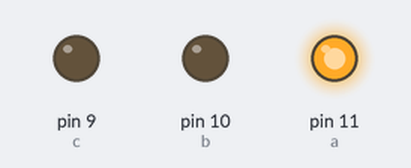
The sketch below on a simulated Arduino Uno, built with avr-gcc and run on an emulated ATmega328P. Parts: output pins drawn as LEDs (lit = HIGH).

Above: at 0.1 s.
Timing chart, 0 to 1.6 s (numbered marks = the images above):
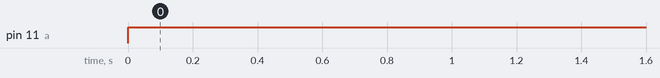

Measured:
- by itself, pin 11 (a): LOW → HIGH at 0.00 s

The sketch:

BC-LED.ino
```cpp
int a=11;
int b=10;
int c=9;


// the setup function runs once when you press reset or power the board
void setup() {
  // initialize digital pin LED_BUILTIN as an output.
  pinMode(a, OUTPUT);
  pinMode(b, OUTPUT);
  pinMode(c, OUTPUT);
}

// the loop function runs over and over again forever
void loop() {
  digitalWrite(a, HIGH);   // turn the LED on (HIGH is the voltage level)
  delay(1000);                       // wait for a second
  digitalWrite(LED_BUILTIN, LOW);    // turn the LED off by making the voltage LOW
  delay(1000);                       // wait for a second
}
```
